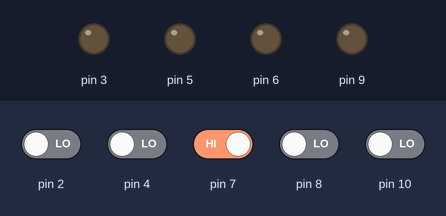
This sketch was run on a simulated Arduino Uno, built with avr-gcc and run on an emulated ATmega328P. On the bench: output pins drawn as LEDs (lit = HIGH). The test bench sets the inputs (shaded band); at power-on: pin 7 HIGH, pin 2, pin 4, pin 8, pin 10 LOW.

Above: at 0.8 s.
0.9 s: pin 2 driven HIGH and pin 4 driven HIGH and pin 7 driven LOW
At 1.6 s:
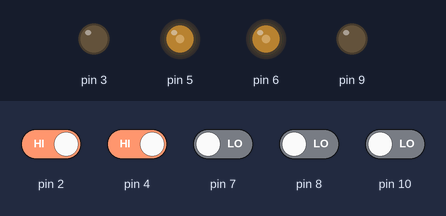
2.4 s: pin 8 driven HIGH and pin 10 driven HIGH
At 2.7 s:
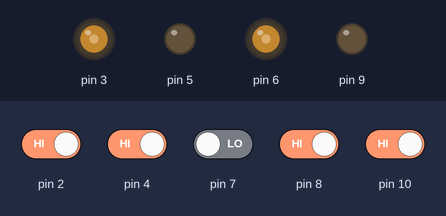
Timing chart, 0 to 5.4 s (numbered marks = the images above; inputs shaded):
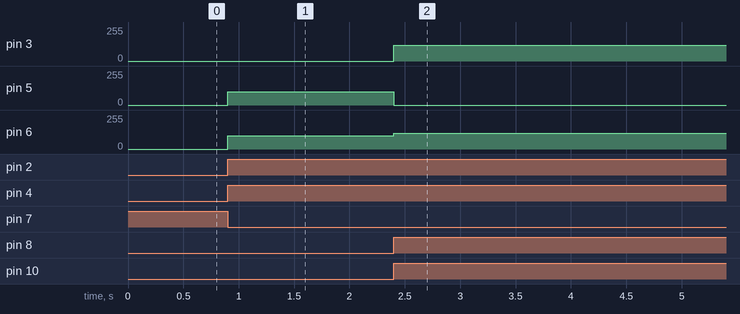

The sketch:

3_cm_maze_solving.ino
```cpp
// generated by mBlock5 for <your product>
// codes make you happy

#include <Arduino.h>
#include <Wire.h>
#include <SoftwareSerial.h>

void _delay(float seconds) {
  long endTime = millis() + seconds * 1000;
  while(millis() < endTime) _loop();
}

void setup() {
  pinMode(2,INPUT);
  pinMode(4,INPUT);
  pinMode(7,INPUT);
  pinMode(8,INPUT);
  pinMode(10,INPUT);
  pinMode(3,OUTPUT);
  pinMode(5,OUTPUT);
  pinMode(6,OUTPUT);
  pinMode(9,OUTPUT);
  while(1) {
      if((digitalRead(2) == 1.000000)  &&  (((digitalRead(4) == 1.000000)  &&  (digitalRead(7) == 0.000000))  &&  ((digitalRead(8) == 1.000000)  &&  (digitalRead(10) == 1.000000)))){
        analogWrite(3,120);
        analogWrite(5,0);
        analogWrite(6,120);
        analogWrite(9,0);

      }
      if((digitalRead(2) == 1.000000)  &&  (((digitalRead(4) == 0.000000)  &&  (digitalRead(7) == 1.000000))  &&  ((digitalRead(8) == 1.000000)  &&  (digitalRead(10) == 1.000000)))){
        analogWrite(3,110);
        analogWrite(5,0);
        analogWrite(6,0);
        analogWrite(9,110);

      }
      if((digitalRead(2) == 1.000000)  &&  (((digitalRead(4) == 1.000000)  &&  (digitalRead(7) == 1.000000))  &&  ((digitalRead(8) == 0.000000)  &&  (digitalRead(10) == 1.000000)))){
        analogWrite(3,0);
        analogWrite(5,110);
        analogWrite(6,110);
        analogWrite(9,0);

      }
      if((digitalRead(2) == 0.000000)  &&  (((digitalRead(4) == 0.000000)  &&  (digitalRead(7) == 0.000000))  &&  ((digitalRead(8) == 1.000000)  &&  (digitalRead(10) == 1.000000)))){
        analogWrite(3,100);
        analogWrite(5,0);
        analogWrite(6,0);
        analogWrite(9,100);

      }
      if((digitalRead(2) == 1.000000)  &&  (((digitalRead(4) == 1.000000)  &&  (digitalRead(7) == 0.000000))  &&  ((digitalRead(8) == 0.000000)  &&  (digitalRead(10) == 0.000000)))){
        analogWrite(3,0);
        analogWrite(5,100);
        analogWrite(6,100);
        analogWrite(9,0);

      }

      _loop();
  }

}

void _loop() {
}

void loop() {
  _loop();
}
```

Measured:
- after the input at 0.9 s, pin 5, pin 6: 0/255 → 100/255 at once
- after the input at 2.4 s, pin 3: 0/255 → 120/255 at once; pin 5: 100/255 → 0/255 at once; pin 6: 100/255 → 120/255 at once
